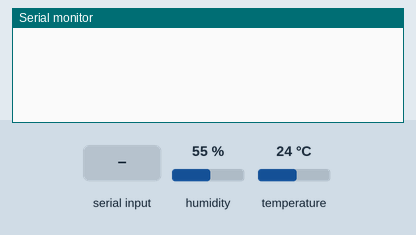
Simulated run of this sketch. Board: Arduino Uno, built with avr-gcc and run on an emulated ATmega328P. Parts: the last lines printed to the serial monitor. The inputs (shaded band) are chosen by the test bench; at power-on: humidity 55 %, temperature 24 °C.

Above: at 1.2 s.
1.3 s: "T\n" received over Serial
At 3.1 s:
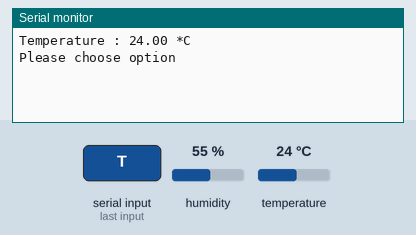
3.4 s: byte 72 ('H') received over Serial
At 4.6 s:
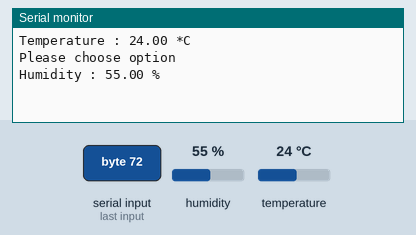

The sketch:

HyperTerminal_Sensor.ino
```cpp
#include "DHT.h"   //DHT library include the method that help you to measure the temperature and humidity easier

#define DHTPIN 2  //Define pin that you connect DHT to NODEMCU(2 is mean GPIO 2, You can search "PIN mapping of NODEMCU" for more informatino
#define DHTTYPE 11  //Define type of DHT that you use

DHT dht(DHTPIN, DHTTYPE); //create the dht object by passing the DHTPIN and DHTTYPE as a parameters

void setup() {
  // put your setup code here, to run once:
  Serial.begin(9600);
  dht.begin();  //Start using the DHT sensor
}

void loop() {
  char option;
  if(Serial.available() > 0){   //Check the Receive Buffer of UART if data is available then we read and store in varable named "option"
    option = Serial.read();
    float tem = dht.readTemperature();  //call method readTemperature to read a temperature
    float hum = dht.readHumidity();     //call method readHumidity to read a humidity
    delay(300);

    //Compare option with your case
    //1. Option is 't' or 'T' ---> Use Temperature Mode and show temperature
    //2. Option is 'h' or 'H' ---> Use Humidity Mode and show humidity
    //Otherwise ---> Message "Please choose option"
    if(option == 'T' || option == 't'){
      Serial.print("\n");
      Serial.print("Temperature : ");
      Serial.print(tem);
      Serial.print(" *C");
    }
    else if(option == 'H' || option == 'h'){
      Serial.print("\n");
      Serial.print("Humidity : ");
      Serial.print(hum);
      Serial.print(" %");
    }
    else{
      Serial.print("\n");
      Serial.print("Please choose option");
    }
  }
}
```

Measured:
- after the input at 1.3 s, the serial monitor: prints a new line after 0.33 s (image 1)
- after the input at 3.4 s, the serial monitor: prints a new line after 0.33 s (image 2)
